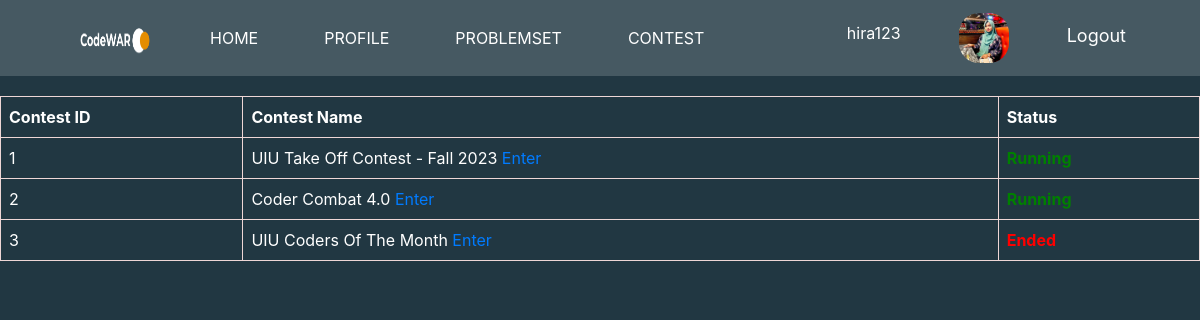
The page /war/war/contest.php (signed in) on the database its author committed.
### tables this page shows
CREATE TABLE `user` (
  `name` varchar(100) NOT NULL,
  `handle` varchar(100) NOT NULL,
  `email` varchar(100) NOT NULL,
  `password` varchar(100) NOT NULL,
  `rank` varchar(50) NOT NULL,
  `image` varchar(1000) NOT NULL,
  `solveCount` int(11) NOT NULL
);

CREATE TABLE `contest` (
  `contestid` int(100) NOT NULL,
  `startcontesttime` timestamp NOT NULL DEFAULT current_timestamp() ON UPDATE current_timestamp(),
  `endcontesttime` varchar(100) NOT NULL,
  `problemid` varchar(100) NOT NULL,
  `rank` varchar(100) NOT NULL,
  `solvecount` int(11) NOT NULL,
  `Contestname` varchar(100) NOT NULL,
  `status` varchar(50) NOT NULL
);

### war/war/contest.php (the view, shortened to what this page needs)
<?php
		$servername = "localhost";
 			$username = "root";
			$password = "";
			$dbname = "codewar";
			$conn = new mysqli($servername, $username, $password, $dbname);
$userEmail = $_SESSION['user_id'];
$sql = "SELECT * FROM user WHERE email = '$userEmail'";
$result = $conn->query($sql);
if ($result->num_rows > 0) {
	$user = $result->fetch_assoc();
	$handle = $user['handle'];
	$image = $user['image'];
}
?>
<!DOCTYPE html>
<html lang="en">
<head>
    <link rel="stylesheet" href="https://cdn.jsdelivr.net/npm/bootstrap@4.0.0/dist/css/bootstrap.min.css">
    <link rel="stylesheet" href="https://cdnjs.cloudflare.com/ajax/libs/font-awesome/4.7.0/css/font-awesome.min.css">
    <link rel="stylesheet" href="https://cdn.jsdelivr.net/npm/bootstrap-icons@1.5.0/font/bootstrap-icons.css" />
</head>
<body style="background-color:#213742; color:#fff">
<nav class="navbar navbar-expand-lg ">
  <a class="navbar-brand ml-5 mr-5" href=""><img src="img/logo.png" width="90" height="50"></a>
  <div class="collapse navbar-collapse" id="navbarSupportedContent">
  <ul class="navbar-nav mr-auto">
        <li class="nav-item ">
          <a class="nav-link" href="index.php">HOME</a>
        </li>
        <li class="nav-item ">
          <a class="nav-link" href="profile.php">PROFILE</a>
        </li>
        <li class="nav-item ">
          <a class="nav-link" href="problemset.php">PROBLEMSET</a>
        </li>
        <li class="nav-item ">
          <a class="nav-link" href="contest.php">CONTEST</a>
        </li>
      </ul>
<ul class="navbar-nav">
				<li class="nav-item">
					<span class="nav-link ml-2"><?php echo $handle; ?></span>
				</li>
				<li class="nav-item">
					<img style="border-radius: 20px; width: 50px; height: 50px;" src="img/<?php echo $image; ?>" alt="User Image">
				</li>
				<li class="nav-item">
					<form method="post" action="logout.php">
						<button id="logoutbt" type="submit" name="logout">Logout</button>
					</form>
				</li>
			</ul>
  </div>
</nav>
<table class="contest-table">
    <thead>
        <tr>
            <th>Contest ID</th>
            <th>Contest Name</th>
            <th>Status</th>
        </tr>
    </thead>
    <tbody>
        <?php
        $sql = "SELECT * FROM `contest` WHERE 1";
        $result = $conn->query($sql);
        if ($result->num_rows > 0) {
            while ($row = $result->fetch_assoc()) {
                $color='red';
                if( $row['status'] =="Running"){
                  $color='green';
                }
                echo "<tr>
                <td>" . $row['contestid'] . "</td>
                <td>" . $row['Contestname'] . "<a href='contestprobelmset.php?contestid=" . $row['contestid'] . "'>" .  "    Enter</a></td>
                <td style='color:" . $color . ";' class='status-running'>" . $row['status'] . "</td>
            </tr>";
            }
        }
        ?>
    </tbody>
</table>
</body>
</html>

### war/war/contest.php (style rules this page uses)
.navbar { background-color:#465962; }
.nav-link { color:#fff }
.navbar-nav > li { margin-right:50px; }
.contest-table { width: 100%; border-collapse: collapse; margin-top: 20px; }
.contest-table th, .contest-table td { border: 1px solid #eed6d6; padding: 8px; text-align: left; }
.contest-table th { background-color:transparent; }
.status-running { color: green; font-weight: bold; }
.navbar { background-color: #465962; }
.nav-link { color: #fff }
.navbar-nav>li { margin-right: 50px; }
#logoutbt { background-color: transparent; margin-top: 8%; border: 2px solid #465962; color: white; font-size: 18px; }

### rows shown on the page
user: handle "hira123", image (picture)
contest: contestid "1", Contestname "UIU Take Off Contest - Fall 2023", status "Running"
contest: contestid "2", Contestname "Coder Combat 4.0", status "Running"
contest: contestid "3", Contestname "UIU Coders Of The Month", status "Ended"
